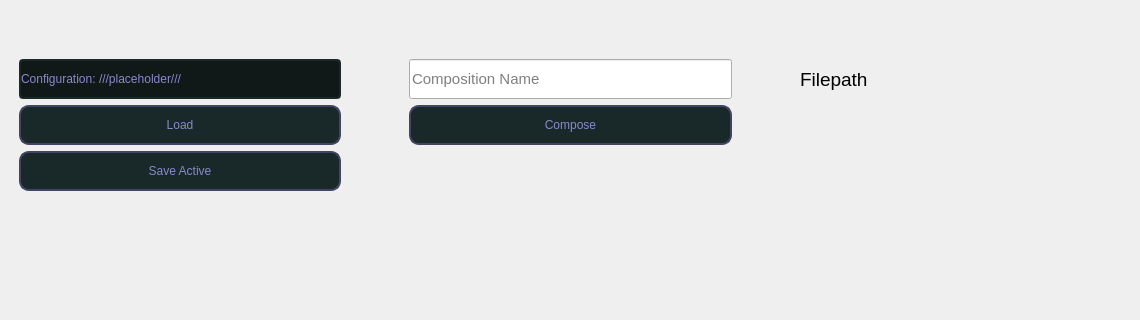
         <widget class="QWidget" name="compose_page">
          <widget class="QWidget" name="widget_3" native="true">
           <property name="geometry">
            <rect>
             <x>10</x>
             <y>50</y>
             <width>1121</width>
             <height>261</height>
            </rect>
           </property>
           <property name="sizePolicy">
            <sizepolicy hsizetype="Maximum" vsizetype="Preferred">
             <horstretch>0</horstretch>
             <verstretch>0</verstretch>
            </sizepolicy>
           </property>
           <layout class="QHBoxLayout" name="horizontalLayout_28">
            <item>
             <widget class="QWidget" name="widget_4" native="true">
              <layout class="QVBoxLayout" name="verticalLayout_22">
               <item>
                <widget class="QFrame" name="frame_2">
                 <property name="sizePolicy">
                  <sizepolicy hsizetype="Preferred" vsizetype="Fixed">
                   <horstretch>0</horstretch>
                   <verstretch>0</verstretch>
                  </sizepolicy>
                 </property>
                 <property name="minimumSize">
                  <size>
                   <width>0</width>
                   <height>40</height>
                  </size>
                 </property>
                 <property name="maximumSize">
                  <size>
                   <width>16777215</width>
                   <height>40</height>
                  </size>
                 </property>
                 <property name="styleSheet">
                  <string notr="true">QFrame {
	border: 2px solid rgb(25, 40, 40);
	border-radius: 4px;
	background-color: rgb(16, 24, 24);
}

QLabel {
	color: rgb(137, 137, 206);
	background-color:rgb(16, 24, 24);
	border: 0px solid;
}
</string>
                 </property>
                 <layout class="QHBoxLayout" name="horizontalLayout_30">
                  <property name="spacing">
                   <number>0</number>
                  </property>
                  <property name="leftMargin">
                   <number>0</number>
                  </property>
                  <property name="topMargin">
                   <number>0</number>
                  </property>
                  <property name="rightMargin">
                   <number>0</number>
                  </property>
                  <property name="bottomMargin">
                   <number>0</number>
                  </property>
                  <item>
                   <widget class="QLabel" name="compose_active_configuration_label">
                    <property name="sizePolicy">
                     <sizepolicy hsizetype="Maximum" vsizetype="Preferred">
                      <horstretch>0</horstretch>
                      <verstretch>0</verstretch>
                     </sizepolicy>
                    </property>
                    <property name="text">
                     <string>Configuration: </string>
                    </property>
                   </widget>
                  </item>
                  <item>
                   <widget class="QLabel" name="compose_active_configuration_display">
                    <property name="text">
                     <string>///placeholder///</string>
                    </property>
                   </widget>
                  </item>
                 </layout>
                </widget>
               </item>
               <item>
                <widget class="QPushButton" name="loaf_config_btn">
                 <property name="minimumSize">
                  <size>
                   <width>0</width>
                   <height>40</height>
                  </size>
                 </property>
                 <property name="maximumSize">
                  <size>
                   <width>400</width>
                   <height>16777215</height>
                  </size>
                 </property>
                 <property name="styleSheet">
                  <string notr="true">QPushButton {
	border: 2px solid rgb(67, 67, 100);
	border-radius: 10px;
	color: rgb(137, 137, 206);
	padding-left: 10px;
	padding-right: 10px;
	
	background-color: rgb(25, 40, 40);
}

QPushButton:hover {
	border: 2px solid rgb(36, 36, 54);
}

QPushButton:focus {
	border: rgb(85, 170, 255);
	background-color: rgb(24, 40, 40);
}

</string>
                 </property>
                 <property name="text">
                  <string>Load</string>
                 </property>
                </widget>
               </item>
               <item>
                <widget class="QPushButton" name="save_config_btn">
                 <property name="minimumSize">
                  <size>
                   <width>0</width>
                   <height>40</height>
                  </size>
                 </property>
                 <property name="maximumSize">
                  <size>
                   <width>400</width>
                   <height>16777215</height>
                  </size>
                 </property>
                 <property name="styleSheet">
                  <string notr="true">QPushButton {
	border: 2px solid rgb(67, 67, 100);
	border-radius: 10px;
	color: rgb(137, 137, 206);
	padding-left: 10px;
	padding-right: 10px;
	
	background-color: rgb(25, 40, 40);
}

QPushButton:hover {
	border: 2px solid rgb(36, 36, 54);
}

QPushButton:focus {
	border: rgb(85, 170, 255);
	background-color: rgb(24, 40, 40);
}

</string>
                 </property>
                 <property name="text">
                  <string>Save Active</string>
                 </property>
                </widget>
               </item>
               <item>
                <spacer name="verticalSpacer_5">
                 <property name="orientation">
                  <enum>Qt::Vertical</enum>
                 </property>
                 <property name="sizeHint" stdset="0">
                  <size>
                   <width>20</width>
                   <height>40</height>
                  </size>
                 </property>
                </spacer>
               </item>
              </layout>
             </widget>
            </item>
            <item>
             <widget class="QWidget" name="widget_5" native="true">
              <property name="sizePolicy">
               <sizepolicy hsizetype="Maximum" vsizetype="Preferred">
                <horstretch>0</horstretch>
                <verstretch>0</verstretch>
               </sizepolicy>
              </property>
              <layout class="QVBoxLayout" name="verticalLayout_36">
               <item>
                <widget class="QLabel" name="label">
                 <property name="sizePolicy">
                  <sizepolicy hsizetype="Fixed" vsizetype="Fixed">
                   <horstretch>0</horstretch>
                   <verstretch>0</verstretch>
                  </sizepolicy>
                 </property>
                 <property name="maximumSize">
                  <size>
                   <width>70</width>
                   <height>40</height>
                  </size>
                 </property>
                 <property name="text">
                  <string/>
                 </property>
                 <property name="pixmap">
                  <pixmap>data/images/right_arrows.png</pixmap>
                 </property>
                 <property name="scaledContents">
                  <bool>true</bool>
                 </property>
                </widget>
               </item>
               <item>
                <spacer name="verticalSpacer_6">
                 <property name="orientation">
                  <enum>Qt::Vertical</enum>
                 </property>
                 <property name="sizeHint" stdset="0">
                  <size>
                   <width>20</width>
                   <height>246</height>
                  </size>
                 </property>
                </spacer>
               </item>
              </layout>
             </widget>
            </item>
            <item>
             <widget class="QWidget" name="widget_15" native="true">
              <layout class="QVBoxLayout" name="verticalLayout_37">
               <item>
                <widget class="QLineEdit" name="composition_name_entry">
                 <property name="sizePolicy">
                  <sizepolicy hsizetype="Preferred" vsizetype="Fixed">
                   <horstretch>0</horstretch>
                   <verstretch>0</verstretch>
                  </sizepolicy>
                 </property>
                 <property name="minimumSize">
                  <size>
                   <width>0</width>
                   <height>40</height>
                  </size>
                 </property>
                 <property name="maximumSize">
                  <size>
                   <width>16777215</width>
                   <height>40</height>
                  </size>
                 </property>
                 <property name="font">
                  <font>
                   <pointsize>11</pointsize>
                  </font>
                 </property>
                 <property name="text">
                  <string/>
                 </property>
                 <property name="placeholderText">
                  <string>Composition Name</string>
                 </property>
                </widget>
               </item>
               <item>
                <widget class="QPushButton" name="compose_btn">
                 <property name="minimumSize">
                  <size>
                   <width>0</width>
                   <height>40</height>
                  </size>
                 </property>
                 <property name="maximumSize">
                  <size>
                   <width>400</width>
                   <height>16777215</height>
                  </size>
                 </property>
                 <property name="styleSheet">
                  <string notr="true">QPushButton {
	border: 2px solid rgb(67, 67, 100);
	border-radius: 10px;
	color: rgb(137, 137, 206);
	padding-left: 10px;
	padding-right: 10px;
	
	background-color: rgb(25, 40, 40);
}

QPushButton:hover {
	border: 2px solid rgb(36, 36, 54);
}

QPushButton:focus {
	border: rgb(85, 170, 255);
	background-color: rgb(24, 40, 40);
}

</string>
                 </property>
                 <property name="text">
                  <string>Compose</string>
                 </property>
                </widget>
               </item>
               <item>
                <spacer name="verticalSpacer_7">
                 <property name="orientation">
                  <enum>Qt::Vertical</enum>
                 </property>
                 <property name="sizeHint" stdset="0">
                  <size>
                   <width>20</width>
                   <height>40</height>
                  </size>
                 </property>
                </spacer>
               </item>
              </layout>
             </widget>
            </item>
            <item>
             <widget class="QWidget" name="widget_16" native="true">
              <property name="sizePolicy">
               <sizepolicy hsizetype="Maximum" vsizetype="Preferred">
                <horstretch>0</horstretch>
                <verstretch>0</verstretch>
               </sizepolicy>
              </property>
              <layout class="QVBoxLayout" name="verticalLayout_38">
               <item>
                <widget class="QLabel" name="label_2">
                 <property name="sizePolicy">
                  <sizepolicy hsizetype="Fixed" vsizetype="Fixed">
                   <horstretch>0</horstretch>
                   <verstretch>0</verstretch>
                  </sizepolicy>
                 </property>
                 <property name="maximumSize">
                  <size>
                   <width>70</width>
                   <height>40</height>
                  </size>
                 </property>
                 <property name="text">
                  <string/>
                 </property>
                 <property name="pixmap">
                  <pixmap>data/images/right_arrows.png</pixmap>
                 </property>
                 <property name="scaledContents">
                  <bool>true</bool>
                 </property>
                </widget>
               </item>
               <item>
                <spacer name="verticalSpacer_8">
                 <property name="orientation">
                  <enum>Qt::Vertical</enum>
                 </property>
                 <property name="sizeHint" stdset="0">
                  <size>
                   <width>20</width>
                   <height>246</height>
                  </size>
                 </property>
                </spacer>
               </item>
              </layout>
             </widget>
            </item>
            <item>
             <widget class="QWidget" name="widget_17" native="true">
              <layout class="QVBoxLayout" name="verticalLayout_39">
               <item>
                <widget class="QLabel" name="filepath_display">
                 <property name="sizePolicy">
                  <sizepolicy hsizetype="Preferred" vsizetype="Fixed">
                   <horstretch>0</horstretch>
                   <verstretch>0</verstretch>
                  </sizepolicy>
                 </property>
                 <property name="minimumSize">
                  <size>
                   <width>0</width>
                   <height>40</height>
                  </size>
                 </property>
                 <property name="maximumSize">
                  <size>
                   <width>16777215</width>
                   <height>40</height>
                  </size>
                 </property>
                 <property name="font">
                  <font>
                   <pointsize>14</pointsize>
                  </font>
                 </property>
                 <property name="styleSheet">
                  <string notr="true">QLabel {
	font-size:14pt;
}</string>
                 </property>
                 <property name="text">
                  <string>Filepath</string>
                 </property>
                </widget>
               </item>
               <item>
                <spacer name="verticalSpacer_9">
                 <property name="orientation">
                  <enum>Qt::Vertical</enum>
                 </property>
                 <property name="sizeHint" stdset="0">
                  <size>
                   <width>20</width>
                   <height>246</height>
                  </size>
                 </property>
                </spacer>
               </item>
              </layout>
             </widget>
            </item>
           </layout>
          </widget>
         </widget>
